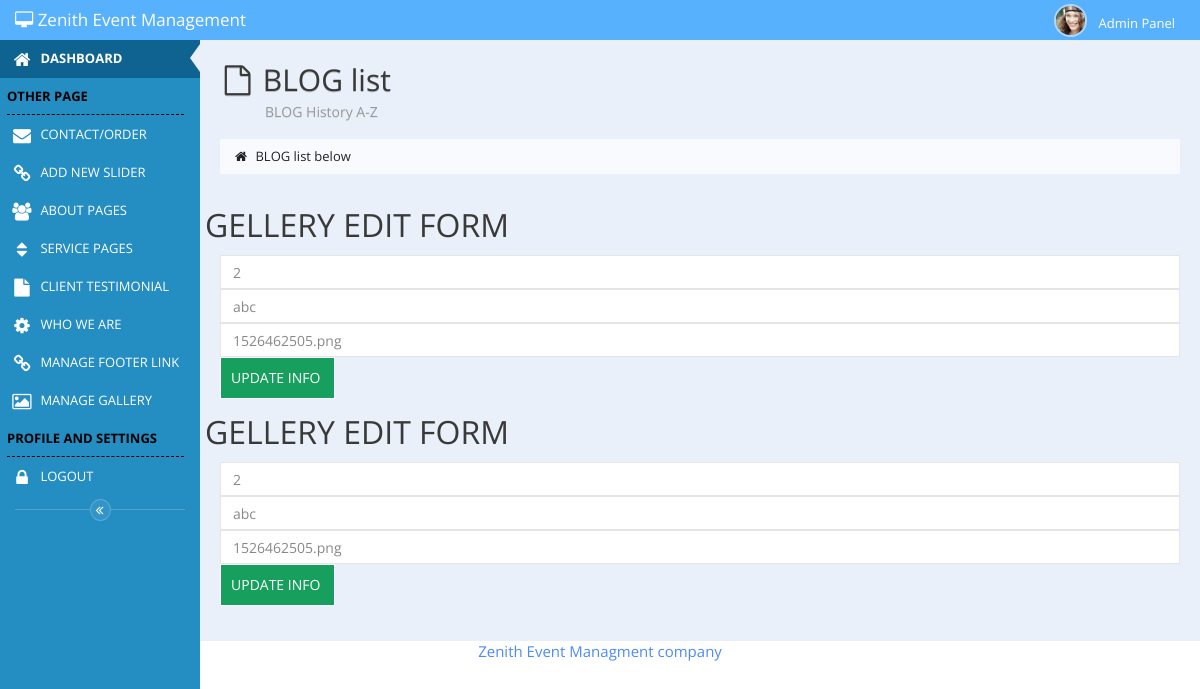
/admin-7/admin/footer_edit.php?id=2, run on the app's committed database.
### tables this page shows
CREATE TABLE `gallery` (
  `id` int(11) NOT NULL,
  `caption` varchar(100) NOT NULL,
  `gallery_name` varchar(250) NOT NULL,
  `image` varchar(300) NOT NULL,
  `vurl` text NOT NULL,
  `type` varchar(20) NOT NULL DEFAULT 'image',
  `promo` int(11) NOT NULL DEFAULT '0',
  `date` timestamp NOT NULL DEFAULT CURRENT_TIMESTAMP ON UPDATE CURRENT_TIMESTAMP
);

### admin-7/admin/footer_edit.php (the view, shortened to what this page needs)
<?php
	require_once 'head.php';
	require_once 'left_side_nav.php';
?>
<div id="main-content">
		<div class="page-title">
			<div>
				<h1><i class="fa fa-file-o"></i> BLOG list</h1>
				<h4>BLOG History A-Z</h4>
			</div>
		</div>
		<div id="breadcrumbs">
			<ul class="breadcrumb">
				<li class="active"><i class="fa fa-home"></i> BLOG list below</li>
			</ul>
		</div>
		<div class="row">
			<?php
				if(isset($_GET['id'])){
						$edit_id=$_GET['id'];
						$edit_query="SELECT * FROM gallery WHERE id='$edit_id'";
						$run_edit=mysql_query($edit_query);
						while($edit_row=mysql_fetch_array($run_edit)){
							$id          =$edit_row['id'];
							$caption    =$edit_row['caption'];
							$image       =$edit_row['image'];
							echo'
									<h1>GELLERY EDIT FORM</h1>
								<form action="" method="post">
											<div class="col-lg-12 col-sm-12 col-md-12 col-xs-12">
												<input type="text" class="form-control caption_text" value="'.$id.'" name="id" >
											</div>
											<div class="col-lg-12 col-sm-12 col-md-12 col-xs-12">
												<input type="text" class="form-control caption_text" value="'.$caption.'" name="caption" >
											</div>
											<div class="col-lg-12 col-sm-12 col-md-12 col-xs-12">
												<input type="text" class="form-control caption_text" value="'.$image.'" name="image" >
											</div>
											<div class="col-lg-12 col-sm-12 col-md-12 col-xs-12 form-group">
											      <input type="submit" name="update" class="upload" value="UPDATE INFO ">
											</div>
								</form>
								';
						}
					}
				?>
		</div>
</div>
<?php
	require_once 'footer.php';
?>

### admin-7/admin/css/admin_page_style.css (style rules this page uses)
* { margin: 0; padding: 0; }
.upload { background: #17a05d none repeat scroll 0 0; border: 1px solid #fff; color: #fff; font-size: 1.4rem; margin: 0; padding: 10px; }

### data on the page
gallery: id "2", caption "abc", image "1526462505.png"
gallery: id "2", caption "abc", image "1526462505.png"
